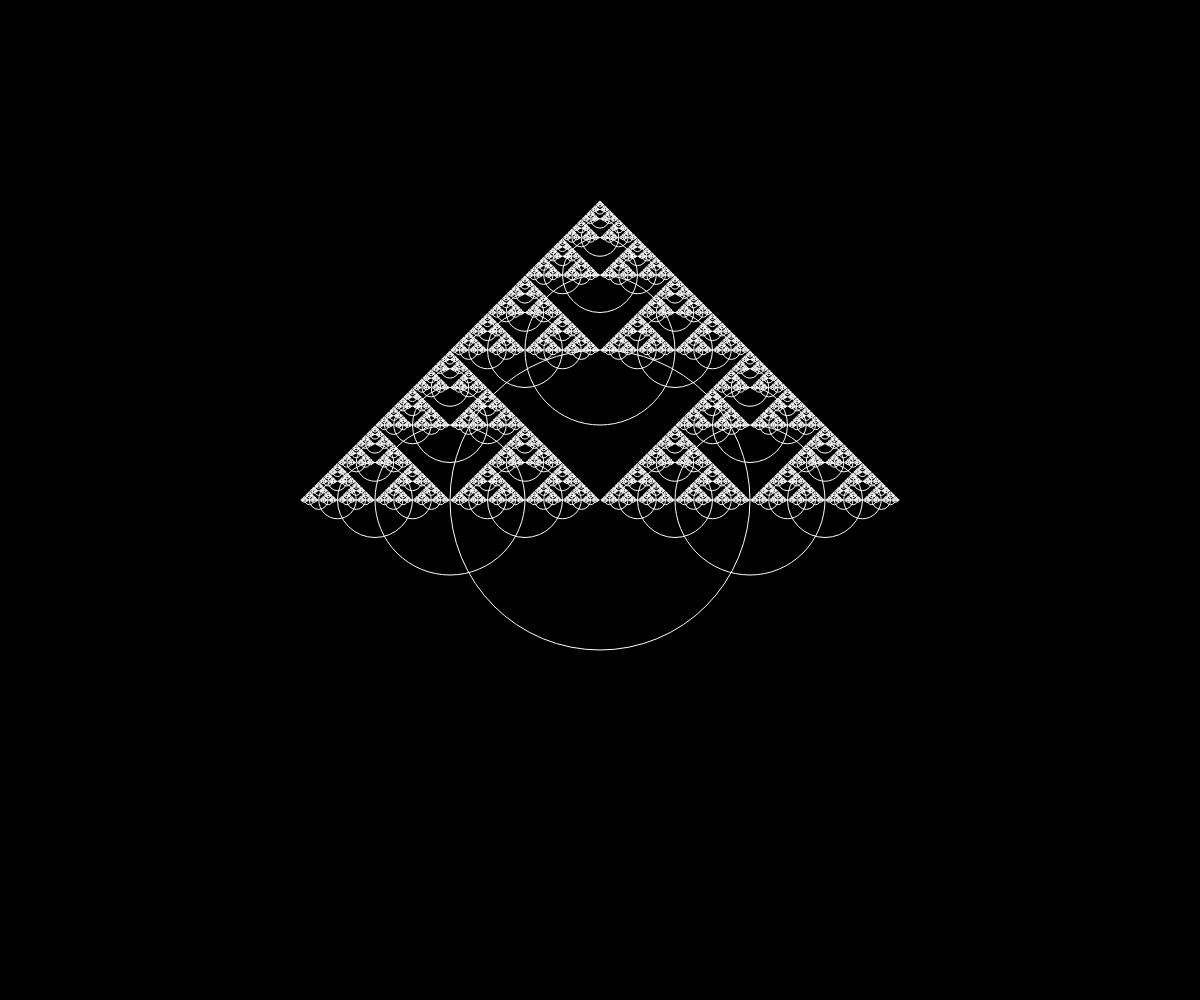
Frame 1 (no input)
Frame 60 (no input): identical to frame 1, image omitted
Frame 120 (the mouse pressed at the canvas centre since frame 60): identical to frame 1, image omitted

The p5.js sketch that drew this single still picture (run headless with seeded random() and noise() and a simulated clock; from frame 60 on, the mouse is pressed at the canvas centre):

// p5.js sketch
// ── sketch.js
function setup() {
  createCanvas(windowWidth, windowHeight);
}

function circleSierpinski(x, y, r) {
  if (r < 2) return;
  circle(x, y, r);
  circleSierpinski(x + r * 0.5, y, r * 0.5);
  circleSierpinski(x - r * 0.5, y, r * 0.5);
  circleSierpinski(x, y - r * 0.5, r * 0.5);
  //circleSierpinski(x, y + r * 0.5, r * 0.5);
}

function draw() {
  background(0);
  stroke(255);
  noFill();
  circleSierpinski(windowWidth / 2, windowHeight / 2, windowWidth / 4);
}
